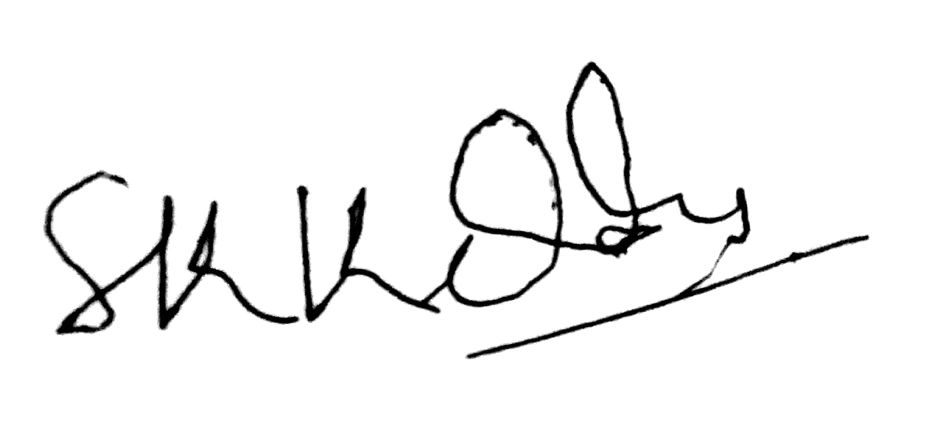
#> input picture Project Code/Signature_Verification/ANN/skkd_forg_6.jpg, 1880 x 872 px (shown at 1/2 size)
$ python features.py   (older library calls are emulated)
#> lines starting #> are read from the running program, lines starting #| are printed output that depends on the picture; after the words box and inside, x2 and y2 are one past the last pixel; in counts of white or black regions, pixels touching at a corner belong together
#> the answer given: skkd_forg_6.jpg
import numpy as np
import cv2
import os
import matplotlib
import matplotlib.pyplot as plt
import matplotlib.image as mpimg
import matplotlib.cm as cm
from scipy import ndimage
from skimage.measure import regionprops
from skimage import io
from skimage.filters import threshold_otsu   # For finding the threshold for grayscale to binary conversion

# [22 lines left out: functions Ratio, Centroid, not called in this run]

def EccentricitySolidity(img):
    r = regionprops(img.astype("int8"))
    return r[0].eccentricity, r[0].solidity

# [30 lines left out: function SkewKurtosis, not called in this run]

def preprocess_image(path, display=False):
#> called with path = 'skkd_forg_6.jpg', display = True
    raw_image = cv2.imread(path)
#> raw_image is the input picture: shape (872, 1880, 3); min 0, max 255, mean 243.3
    bw_image = cv2.cvtColor(raw_image, cv2.COLOR_BGR2GRAY)
    bw_image = 255 - bw_image
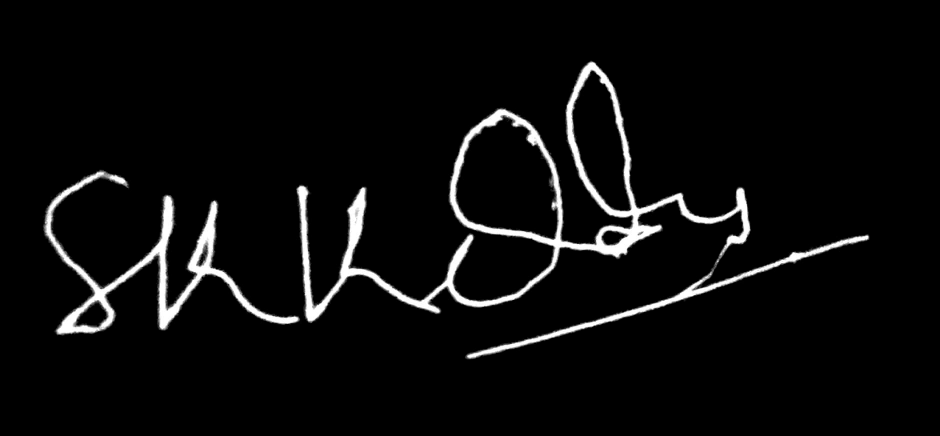
#> bw_image: shape (872, 1880) (shown at 1/2 size); min 0, max 255, mean 11.7

    if display:
        cv2.imshow("RGB to Gray", bw_image)
        cv2.waitKey()

    _, threshold_image = cv2.threshold(bw_image, 127, 255,cv2.THRESH_BINARY)
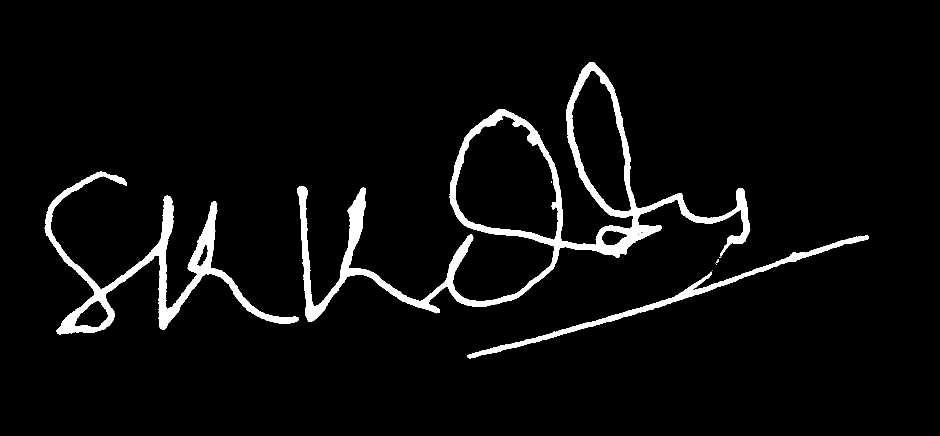
#> threshold_image: shape (872, 1880) (shown at 1/2 size); 4.5% white; 7 white regions (3 under 20 px), largest, box (x1, y1, x2, y2) and area: (594, 124, 1501, 644) 43944, (89, 343, 597, 669) 21676, (934, 471, 1738, 717) 8551, (1432, 518, 1438, 526) 22

    if display:
        cv2.imshow("Threshold", threshold_image)
        cv2.waitKey()

    return threshold_image

# [48 lines left out: function get_contour_features, not called in this run]

if __name__ == "__main__":
    path = input("Enter path : ")
    preprocess_image(path,display=True)

$ run again, on Project Code/Signature_Verification/ANN/skkd_forg_8.jpg
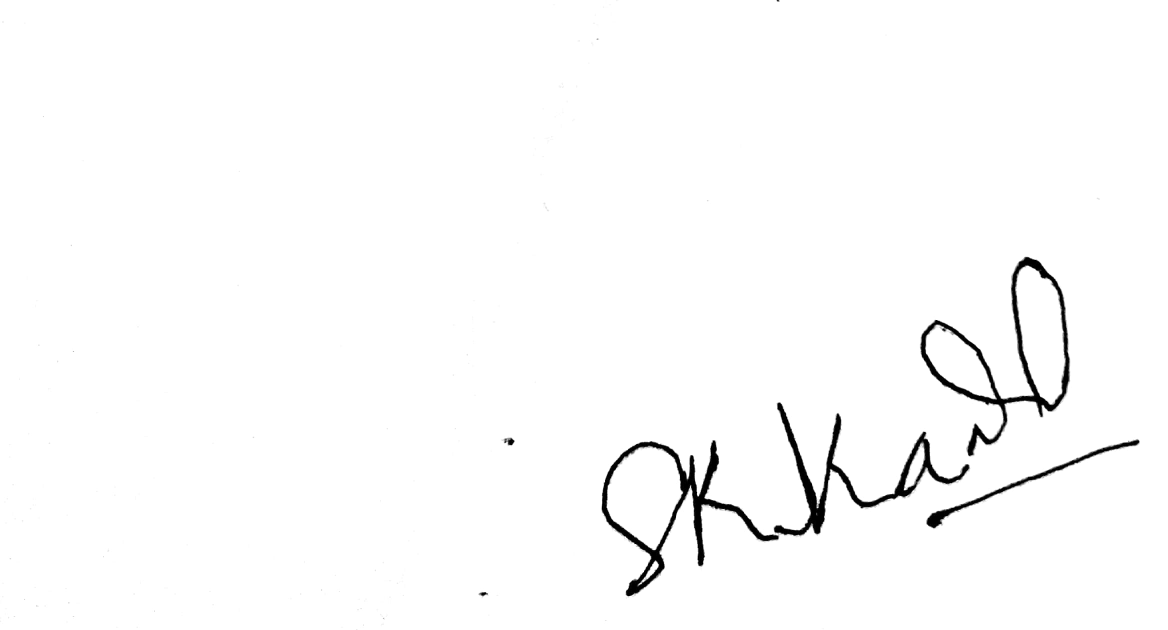
#> input picture Project Code/Signature_Verification/ANN/skkd_forg_8.jpg, 2336 x 1260 px (shown at 1/2 size)
#> in preprocess_image, raw_image is the input picture: shape (1260, 2336, 3); min 0, max 255, mean 251.1
#> in preprocess_image, `bw_image = 255 - bw_image`:
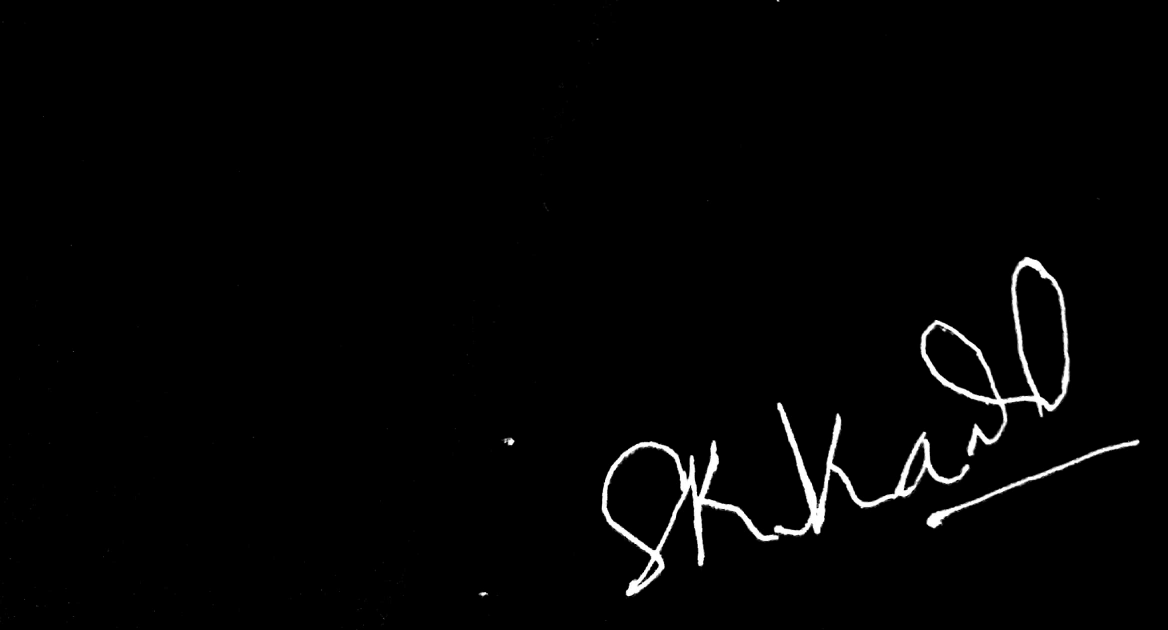
#> bw_image: shape (1260, 2336) (shown at 1/2 size); min 0, max 255, mean 3.9
#> threshold_image: shape (1260, 2336); 1.5% white; 8 white regions (1 under 20 px), largest, box (x1, y1, x2, y2) and area: (1203, 881, 1557, 1192) 14345, (1841, 514, 2139, 912) 13732, (1548, 805, 1939, 1072) 12678

$ run again, on Project Code/Signature_Verification/ANN/111.png
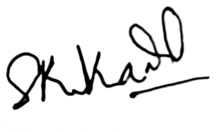
#> input picture Project Code/Signature_Verification/ANN/111.png, 223 x 132 px
#> in preprocess_image, raw_image is the input picture: shape (132, 223, 3); min 0, max 255, mean 234.5
#> in preprocess_image, `bw_image = 255 - bw_image`:
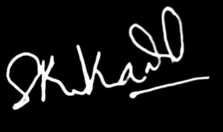
#> bw_image: shape (132, 223); min 0, max 255, mean 20.5
#> in preprocess_image, `_, threshold_image = cv2.threshold(bw_image, 127, 255,cv2.THRESH_BINARY)`:
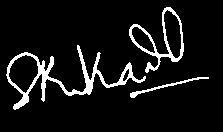
#> threshold_image: shape (132, 223); 8% white; 3 white regions, box (x1, y1, x2, y2) and area: (6, 45, 146, 110) 1457, (129, 7, 184, 73) 689, (130, 77, 209, 98) 213

$ run again, on Project Code/Signature_Verification/ANN/a.png
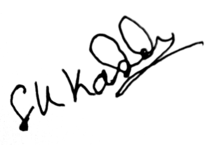
#> input picture Project Code/Signature_Verification/ANN/a.png, 207 x 145 px
#> in preprocess_image, raw_image is the input picture: shape (145, 207, 3); min 0, max 255, mean 237.5
#> in preprocess_image, `bw_image = 255 - bw_image`:
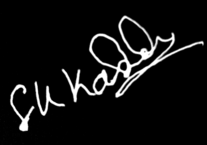
#> bw_image: shape (145, 207); min 0, max 255, mean 17.5
#> in preprocess_image, `_, threshold_image = cv2.threshold(bw_image, 127, 255,cv2.THRESH_BINARY)`:
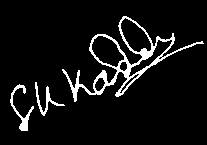
#> threshold_image: shape (145, 207); 6.9% white; 3 white regions, box (x1, y1, x2, y2) and area: (62, 16, 204, 102) 1609, (10, 84, 34, 131) 261, (35, 82, 65, 116) 203
